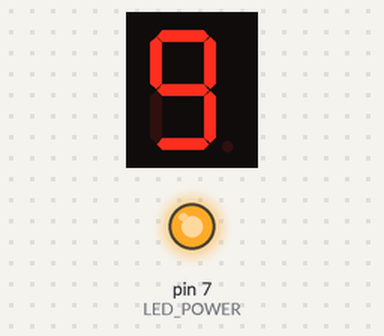
Simulated run of this program. Board: Raspberry Pi (header pin numbers). Shown: 1-digit seven-segment display, output pins drawn as LEDs (lit = HIGH). The segment pins are drawn as the display they are named for; pins used as bus, display or sensor lines are not drawn. At 10.0 s the program stops and its outputs stay as they are.

Above: at 0.1 s.
At 2.1 s:
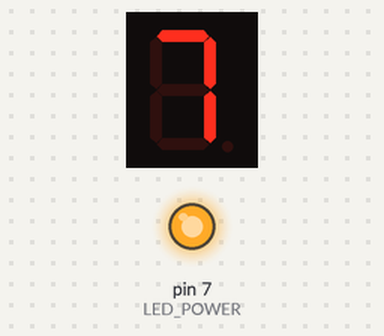
At 5.1 s:
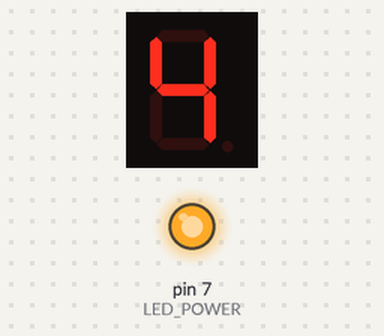
At 10.1 s:
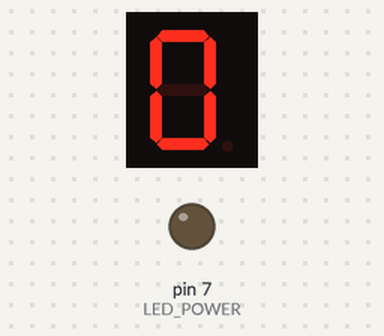
Timing chart, 0 to 11.5 s (numbered marks = the images above):
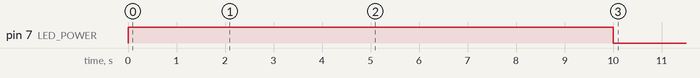

The program:

digital-1.py
```python
#!/usr/bin/env python
# encoding: utf-8

'''
该程序实现 9 --> 0 倒计时效果
接线图：
RPi    digital
7  <---> 3
11 <---> 7
13 <---> 6
15 <---> 4
29 <---> 2
31 <---> 1
33 <---> 9
35 <---> 10
37 <---> 5
'''

import RPi.GPIO as GPIO
import time

# 正极使用的针脚
LED_POWER = 7
# A－G管分别使用的针脚
LED_A = 11
LED_B = 13
LED_C = 15
LED_D = 29
LED_E = 31
LED_F = 33
LED_G = 35
LED_DP = 37

# 重置数码管，熄灭所有数字
def reset():
  GPIO.output(LED_POWER, GPIO.LOW)
  GPIO.output((LED_A, LED_B, LED_C, LED_D, LED_E, LED_F, LED_G, LED_DP), GPIO.HIGH)

# 显示数字0
def show0():
  reset()
  GPIO.output(LED_POWER, GPIO.HIGH)
  GPIO.output((LED_A, LED_B, LED_C, LED_D, LED_E, LED_F), GPIO.LOW)

# 显示数字1
def show1():
  reset()
  GPIO.output(LED_POWER, GPIO.HIGH)
  GPIO.output((LED_B, LED_C), GPIO.LOW)

# 显示数字2
def show2():
  reset()
  GPIO.output(LED_POWER, GPIO.HIGH)
  GPIO.output((LED_A, LED_B, LED_D, LED_E, LED_G), GPIO.LOW)

# 显示数字3
def show3():
  reset()
  GPIO.output(LED_POWER, GPIO.HIGH)
  GPIO.output((LED_A, LED_B, LED_C, LED_D, LED_G), GPIO.LOW)

# 显示数字4
def show4():
  reset()
  GPIO.output(LED_POWER, GPIO.HIGH)
  GPIO.output((LED_B, LED_C, LED_F, LED_G), GPIO.LOW)

# 显示数字5
def show5():
  reset()
  GPIO.output(LED_POWER, GPIO.HIGH)
  GPIO.output((LED_A, LED_C, LED_D, LED_F, LED_G), GPIO.LOW)

# 显示数字6
def show6():
  reset()
  GPIO.output(LED_POWER, GPIO.HIGH)
  GPIO.output((LED_A, LED_C, LED_D, LED_E, LED_F, LED_G), GPIO.LOW)

# 显示数字7
def show7():
  reset()
  GPIO.output(LED_POWER, GPIO.HIGH)
  GPIO.output((LED_A, LED_B, LED_C), GPIO.LOW)

# 显示数字8
def show8():
  reset()
  GPIO.output(LED_POWER, GPIO.HIGH)
  GPIO.output((LED_A, LED_B, LED_C, LED_D, LED_E, LED_F, LED_G), GPIO.LOW)

# 显示数字9
def show9():
  reset()
  GPIO.output(LED_POWER, GPIO.HIGH)
  GPIO.output((LED_A, LED_B, LED_C, LED_D, LED_F, LED_G), GPIO.LOW)

GPIO.setmode(GPIO.BOARD)

# 初始化引脚输出模式
GPIO.setup((LED_POWER, LED_A, LED_B, LED_C, LED_D, LED_E, LED_F, LED_G, LED_DP), GPIO.OUT)

# 倒计时程序
function_directory = locals()
for i in range(0, 10)[::-1]:
  function_directory['show%s'%(i)]()
  time.sleep(1)

GPIO.cleanup()
```

Measured:
- by itself, pin 7 (LED_POWER): LOW → HIGH at 0.00 s, → LOW 10.0 s later
- what the display in image 0 shows lasts 1.0 s, from 0.1 s to 1.1 s
